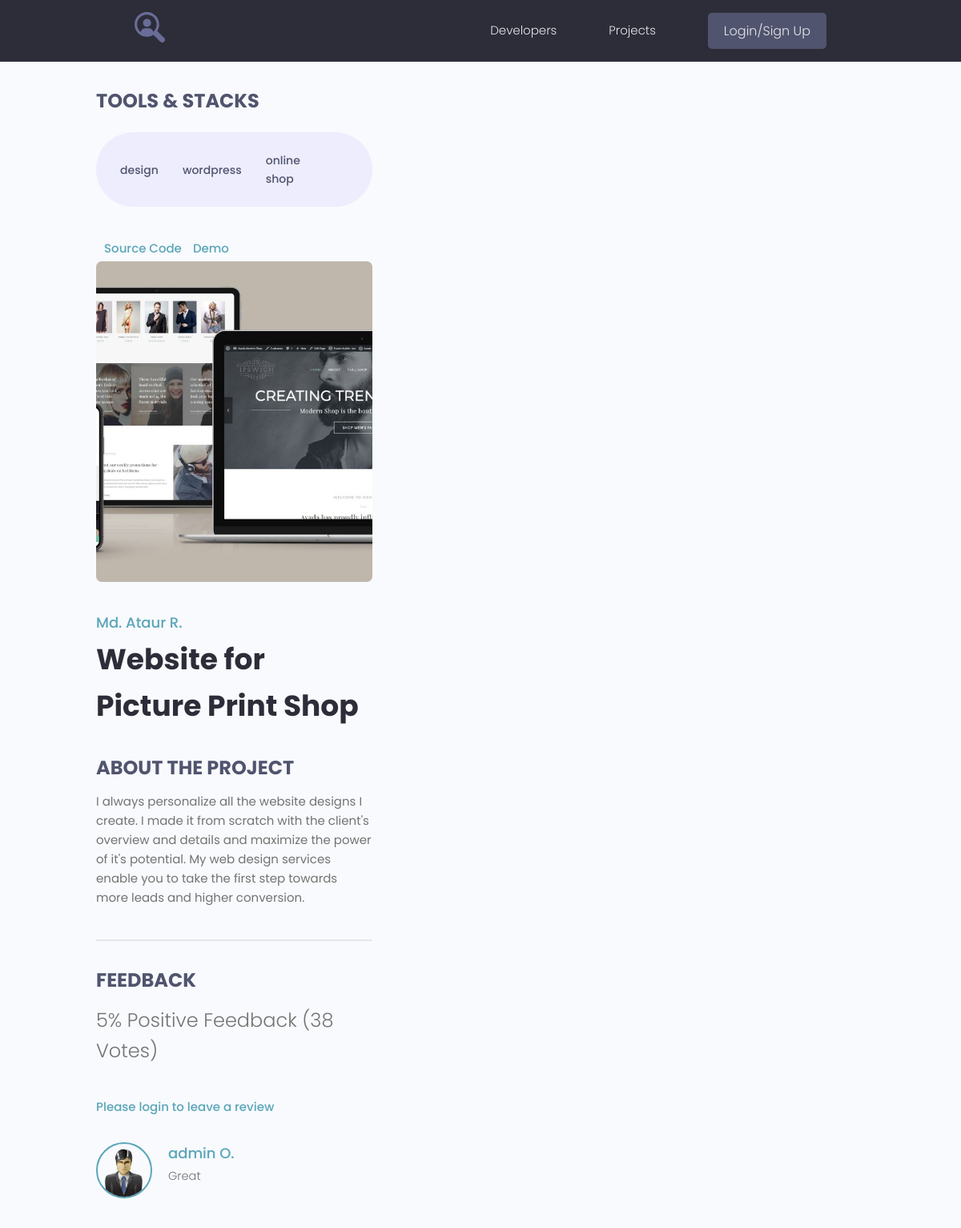
The page /projects/projects/1/ on the database its author committed.
### projects/models.py (models this page shows, shortened)
class Tag(models.Model):
    name = models.CharField(max_length=200)
    created = models.DateTimeField(auto_now_add=True)
    def __str__(self):
        return self.name

class Project(models.Model):
    owner = models.ForeignKey(Profile, on_delete=models.SET_NULL, null=True, blank=True)
    title = models.CharField(max_length=200)
    description = models.TextField(null=True, blank=True)
    image = models.ImageField(null=True, blank=True, upload_to='projects/%Y/%m/%d',
                              default='default.jpg')
    demo_link = models.CharField(max_length=2000, null=True, blank=True)
    source_link = models.CharField(max_length=2000, null=True, blank=True)
    tags = models.ManyToManyField('Tag', blank=True)
    vote_total = models.IntegerField(default=0, null=True, blank=True)
    vote_ratio = models.IntegerField(default=0, null=True, blank=True)
    created = models.DateTimeField(auto_now_add=True)
    def reviewers(self):
        queryset = self.review_set.all().values_list('owner__id', flat=True)
        return queryset
    class Meta:
        ordering = ['-vote_ratio', '-vote_total']

class Review(models.Model):
    VOTE_TYPE = (
        ('up', 'Up vote'),
        ('down', 'Down vote')
    )
    owner = models.ForeignKey(Profile, on_delete=models.CASCADE, null=True)
    project = models.ForeignKey(Project, on_delete=models.CASCADE)
    body = models.TextField(null=True, blank=True)
    value = models.CharField(max_length=255, choices=VOTE_TYPE)
    created = models.DateTimeField(auto_now_add=True)
    class Meta:
        unique_together = [['owner', 'project'], ]

### users/models.py (models this page shows, shortened)
class Profile(models.Model):
    user = models.OneToOneField(User, on_delete=models.CASCADE, blank=True, null=True)
    name = models.CharField(max_length=200, blank=True, null=True)
    email = models.EmailField(max_length=500, blank=True, null=True)
    username = models.CharField(max_length=200, blank=True, null=True)
    short_info = models.CharField(max_length=200, blank=True, null=True)
    bio = models.TextField(blank=True, null=True)
    image = models.ImageField(upload_to='profiles/', blank=True, null=True, default='profiles/user-default.png')
    social_github = models.CharField(max_length=200, blank=True, null=True)
    social_youtube = models.CharField(max_length=200, blank=True, null=True)
    social_website = models.CharField(max_length=200, blank=True, null=True)
    created = models.DateTimeField(auto_now_add=True)

### projects/views.py (the view, shortened to what this page needs)
# urls.py: path('projects/<int:pk>/', views.project, name='project'),
def project(request, pk):
    proj = Project.objects.get(pk=pk)
    form = ReviewForm()
    context = {'project': proj, 'form': form}
    return render(request, 'projects/single-project.html', context)

### projects/templates/projects/single-project.html (shortened to what this page needs)
{% extends 'projects/base.html' %}
{% block content %}
    <main class="singleProject my-md">
        <div class="container">
            <div class="layout">
                <div class="column column--1of3">
                    <h3 class="singleProject__subtitle">Tools & Stacks</h3>
                    <div class="singleProject__toolStack">
                        {% for tag in project.tags.all %}
                            <span class="tag tag--pill tag--sub tag--lg">
                            <small>{{ tag }}</small>
                        {% endfor %}
                        </span>
                    </div>
                    {% if project.source_link %}
                        <a class="singleProject__liveLink" href="{{ project.source_link }}" target="_blank">Source
                            Code
                        </a>
                    {% endif %}
                    {% if project.demo_link %}
                        <a class="singleProject__liveLink" href="{{ project.demo_link }}" target="_blank">Demo
                        </a>
                    {% endif %}
                    <div class="column column--2of3">
                        <img class="singleProject__preview" src="{{ project.image.url }}" alt="portfolio thumbnail"/>
                        <a href="{% url 'user_profile' project.owner.id %}"
                           class="singleProject__developer">{{ project.owner.name }}</a>
                        <h2 class="singleProject__title">{{ project.title }}</h2>
                        <h3 class="singleProject__subtitle">About the Project</h3>
                        <div class="singleProject__info">
                            {{ project.description }}
                        </div>
                        <div class="comments">
                            <h3 class="singleProject__subtitle">Feedback</h3>
                            <h5 class="project--rating">
                                {{ project.vote_ratio }}% Positive
                                Feedback ({{ project.vote_total }}
                                Vote{{ project.vote_total | pluralize:'s' }})
                            </h5>
                            {% if request.user.profile.id in project.reviewers %}
                                <p>You have already submitted your review for this project!</p>
                            {% elif request.user.profile == project.owner %}
                                <p>You can't review your own project!</p>
                            {% else %}
                                <a href="{% url '\login' %}">Please login to leave a review</a>
                            {% endif %}
                            <div class="commentList">
                                {% for review in project.review_set.all %}
                                    {% if review.body %}
                                        <div class="comment">
                                            {% if review.owner %}
                                                <a href="{% url 'user_profile' review.owner.id %}">
                                                    <img class="avatar avatar--md"
                                                         src="{{ review.owner.image.url }}"
                                                         alt="user"/>
                                                </a>
                                            {% endif %}
                                            <div class="comment__details">
                                                {% if review.owner %}
                                                    <a href="{% url 'user_profile' review.owner.id %}"
                                                       class="comment__author">
                                                        {{ review.owner.name }}
                                                    </a>
                                                {% endif %}
                                                <p class="comment__info">
                                                    {{ review.body | linebreaksbr }}
                                                </p>
                                            </div>
                                        </div>
                                    {% endif %}
                                {% endfor %}
                            </div>
                        </div>
                    </div>
                </div>
            </div>
        </div>
    </main>
{% endblock %}

### projects/static/styles/app.css (style rules this page uses)
:root { --color-sub: #2d2d39; }
img { width: 100%; }
.singleProject .column--1of3 { order: 2; }
@media screen and (min-width: 1081px) { .singleProject .column--1of3 { order: 1; } }
@media screen and (min-width: 1081px) { .singleProject .column--2of3 { order: 2; } }
.singleProject__toolStack { margin-top: 2rem; margin-bottom: 4rem; }
.singleProject__liveLink { font-weight: 500; transition: all 0.3s ease-in-out; border-bottom: 2px solid transparent; }
.singleProject__preview { height: 50vh; object-fit: cover; object-position: top center; margin-bottom: 3rem; border-radius: 0.7rem; }
.singleProject__developer { font-size: 1.8rem; font-weight: 500; }
.singleProject__title { font-size: 3.6rem; font-weight: 700; color: var(--color-sub); margin-bottom: 3rem; }
.project--rating { margin-bottom: 1.6em; margin-top: .5em; }
.singleProject__subtitle { text-transform: uppercase; font-size: 2.4rem; font-weight: 700; color: var(--color-sub-light); margin-bottom: 1rem; }
.comments { margin-top: 4rem; padding-top: 3rem; border-top: 2px solid var(--color-light); }
.commentList { margin: 3rem 0; }
.comment { display: flex; gap: 2rem; }
.comment__author { font-size: 1.8rem; }
.comment__info { font-size: 1.45rem; }

### projects/static/uikit/styles/modules/_variables.css (style rules this page uses)
:root { --color-main: #5aa5b9; --color-main-light: #e6faff; --color-sub: #3f4156; --color-sub-light: #51546e; --color-sub-lighter: #ededfd; --color-text: #737373; --color-gray: #8b8b8b; --color-light: #e5e7eb; --color-light-gray: #767676; --color-bg: #f8fafd; --color-white: #fffefd; --color-white-light: #f3f3f3; --color-success: #359e64; --color-success-bg: #def8e8; --color-error: #fc4b0b; --color-error-bg: #fff2ee; --font-base: 'Poppins', arial, helvetica, 'Segoe UI', roboto, ubuntu, sans-serif; --font-monospace: 'Fira Code', 'Courier New', courier, monospace; --font-regular: 300; --font-medium: 500; --font-bold: 700; --generic-shadow: 1px 1px 5px #00000010; --generic-transition: all 0.3s ease-in-out; }

### projects/static/uikit/styles/modules/_base.css (style rules this page uses)
* { margin: 0; padding: 0; box-sizing: border-box; text-rendering: optimizeLegibility; color: inherit; font-size: inherit; }
html { font-size: 50%; }
@media only screen and (min-width: 480px) { html { font-size: 56.25%; } }
@media only screen and (min-width: 1200px) { html { font-size: 62.5%; } }
body { line-height: 1.6; font-weight: 400; font-size: 1.5rem; color: var(--color-text); background-color: var(--color-bg); min-height: 100vh; }

### projects/static/uikit/styles/modules/_typography.css (style rules this page uses)
* { font-family: var(--font-base); }
h2 { font-size: 3.6rem; font-weight: var(--font-bold); }
h3 { font-size: 3.2rem; font-weight: var(--font-medium); }
h5 { font-size: 2.4rem; font-weight: var(--font-medium); }
h5, h6 { font-weight: var(--font-regular); }
p, span, strong { font-size: 1.6rem; color: var(--color-text); font-weight: var(--font-regular); }
a { padding-bottom: 2px; text-decoration: none; display: inline-block; color: var(--color-main); font-weight: var(--font-medium); }

### projects/static/uikit/styles/modules/_utilities.css (style rules this page uses)
.container { width: 92%; max-width: 165rem; margin: 0 auto; box-sizing: border-box; }
@media screen and (min-width: 1000px) { .container { width: 90%; } }
@media screen and (min-width: 1200px) { .container { width: 80%; } }
.my-md { margin: 3rem auto; }

### projects/static/uikit/styles/modules/_avatar.css (style rules this page uses)
.avatar { border-radius: 50%; border: 2px solid var(--color-main); object-fit: cover; }
.avatar--md { height: 7rem; width: 7rem; }

### projects/static/uikit/styles/modules/_tag.css (style rules this page uses)
.tag { display: inline-flex; align-items: center; background-color: var(--color-sub); height: -webkit-fit-content; height: -moz-fit-content; height: fit-content; width: -webkit-fit-content; width: -moz-fit-content; width: fit-content; border-radius: 0.5rem; padding: 0.5rem 1.5rem; font-size: 1.2rem; cursor: pointer; }
.tag > small { color: var(--color-white); }
.tag--pill { border-radius: 5rem; }
.tag--sub, .tag--sub > small { background: var(--color-sub-lighter); color: var(--color-sub-light); font-weight: 500; }
.tag--lg { padding: 0.8rem 3rem; font-size: 1.4rem; }

### projects/static/uikit/styles/modules/_layout.css (style rules this page uses)
.layout { display: flex; flex-flow: row wrap; justify-content: space-between; }
.layout > .column { margin-bottom: 3rem; }
.layout > .column.column--1of3 { flex-basis: 30%; }

### rows shown on the page
Tag: name "design"
Tag: name "wordpress"
Tag: name "online shop"
Project: image (picture), owner.name "Md. Ataur R.", title "Website for Picture Print Shop", description "I always personalize all the website designs I create. I made it from scratch with the client's overview and details and maximize the power of it's potential. My web design services enable you to take the first step towards more leads and higher conversion.", vote_ratio "5", vote_total "38", vote_total|pluralize "s"
Review: owner.image (placeholder picture), owner.name "admin O.", body "Great"
